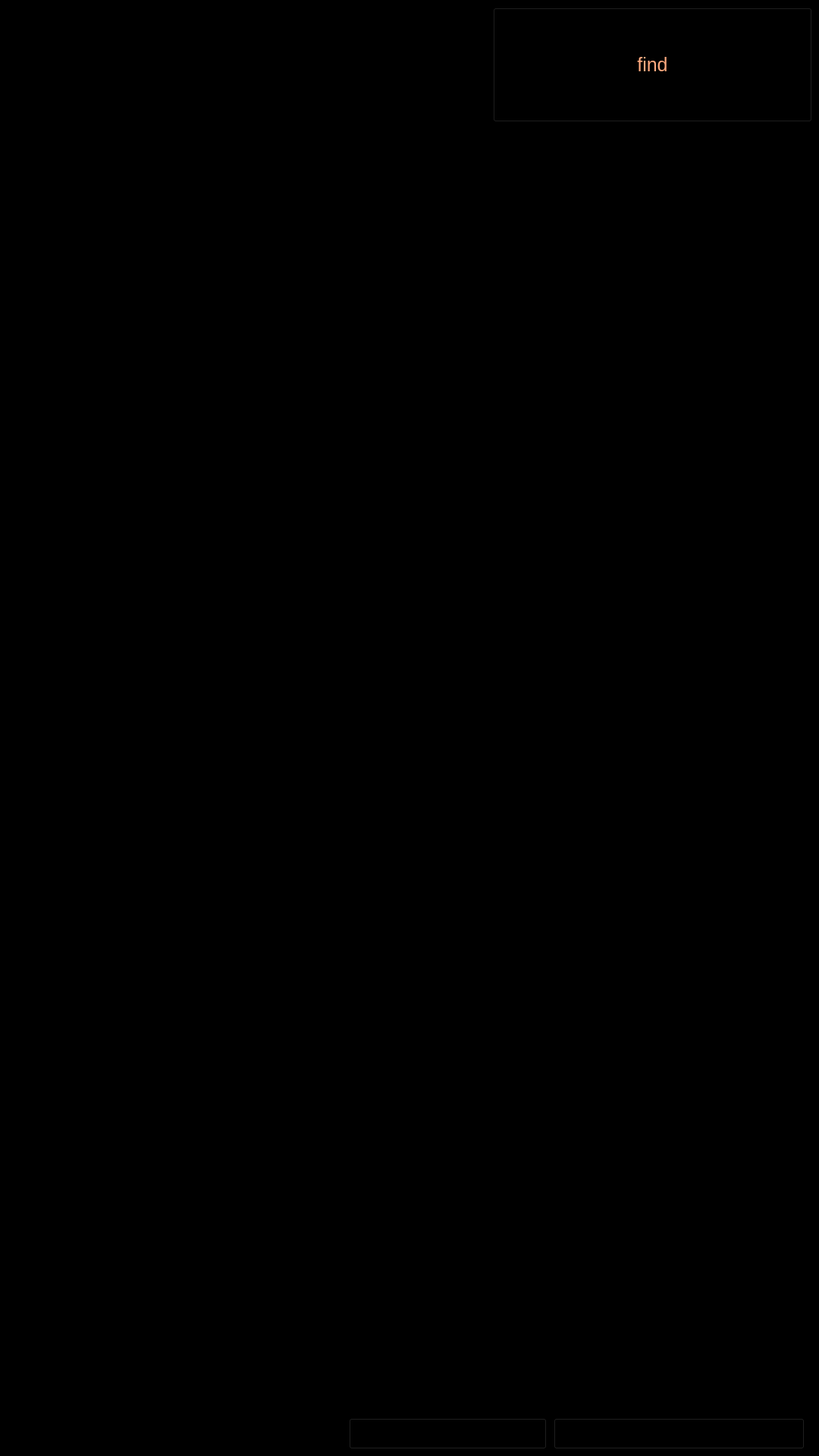
<?xml version="1.0" encoding="UTF-8"?>
<ui version="4.0">
 <class>MainWindow</class>
 <widget class="QMainWindow" name="MainWindow">
  <property name="geometry">
   <rect>
    <x>0</x>
    <y>0</y>
    <width>1080</width>
    <height>1920</height>
   </rect>
  </property>
  <property name="windowTitle">
   <string>MainWindow</string>
  </property>
  <property name="styleSheet">
   <string notr="true">background-color: rgb(0, 0, 0);</string>
  </property>
  <widget class="QWidget" name="centralWidget">
   <widget class="QLineEdit" name="lineEdit">
    <property name="geometry">
     <rect>
      <x>10</x>
      <y>10</y>
      <width>591</width>
      <height>101</height>
     </rect>
    </property>
    <property name="styleSheet">
     <string notr="true">color: rgb(255, 85, 0);</string>
    </property>
   </widget>
   <widget class="QPushButton" name="pushButton">
    <property name="geometry">
     <rect>
      <x>650</x>
      <y>10</y>
      <width>421</width>
      <height>151</height>
     </rect>
    </property>
    <property name="font">
     <font>
      <pointsize>19</pointsize>
     </font>
    </property>
    <property name="styleSheet">
     <string notr="true">color: rgb(255, 170, 127);</string>
    </property>
    <property name="text">
     <string>find</string>
    </property>
   </widget>
   <widget class="QTextBrowser" name="textBrowser">
    <property name="geometry">
     <rect>
      <x>10</x>
      <y>720</y>
      <width>1041</width>
      <height>1091</height>
     </rect>
    </property>
    <property name="styleSheet">
     <string notr="true">color: rgb(255, 85, 0);</string>
    </property>
   </widget>
   <widget class="QLabel" name="label">
    <property name="geometry">
     <rect>
      <x>10</x>
      <y>120</y>
      <width>600</width>
      <height>600</height>
     </rect>
    </property>
    <property name="text">
     <string>TextLabel</string>
    </property>
   </widget>
   <widget class="QPushButton" name="pushButton_3">
    <property name="geometry">
     <rect>
      <x>730</x>
      <y>1870</y>
      <width>331</width>
      <height>41</height>
     </rect>
    </property>
    <property name="text">
     <string>sql_line</string>
    </property>
   </widget>
   <widget class="QPushButton" name="pushButton_2">
    <property name="geometry">
     <rect>
      <x>460</x>
      <y>1870</y>
      <width>261</width>
      <height>41</height>
     </rect>
    </property>
    <property name="text">
     <string>pic_sample</string>
    </property>
   </widget>
  </widget>
 </widget>
 <layoutdefault spacing="6" margin="11"/>
 <resources/>
 <connections/>
</ui>
